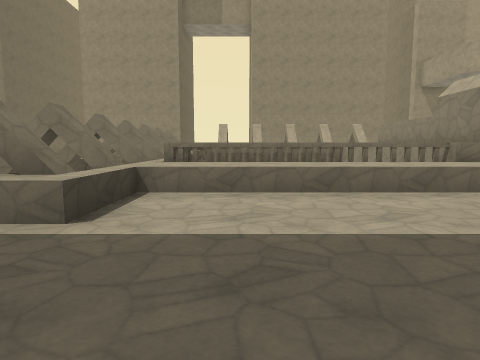
view 1 (above)

16 first-person views from a walk through a level from a Godot 3-D game. The camera is 1.4 m above the floor, tilts 6° down and sees 75° across. The floor is counted in squares, 2 m on a side. Each view is taken from the middle of a square. On the plan, view 1 faces up. The plan holds only what a view shows up to about 10 squares ahead; the rest is blank. The place goes on beyond the plan. Surface patterns are stand-ins for the level's own textures.

view 2
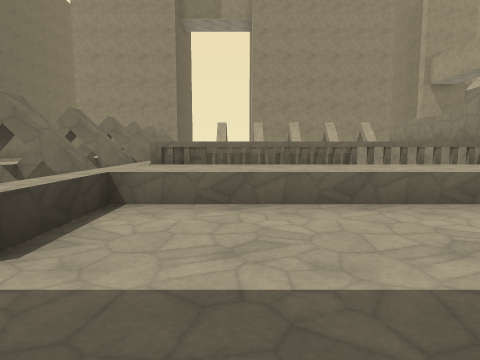

view 3
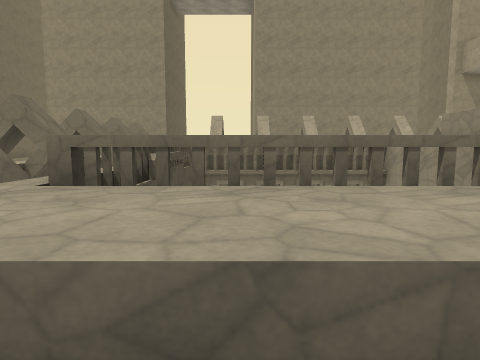

view 4
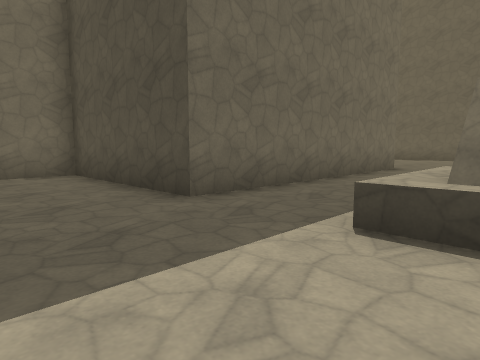

view 5
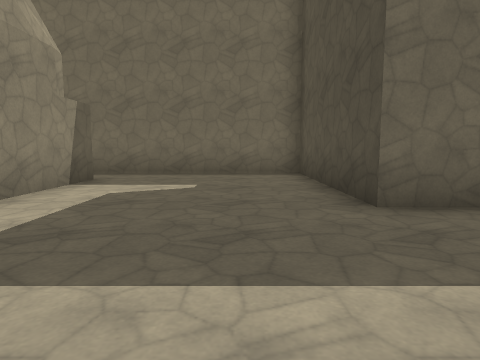

view 6
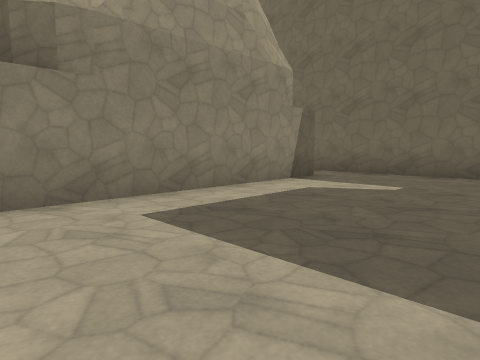

view 7
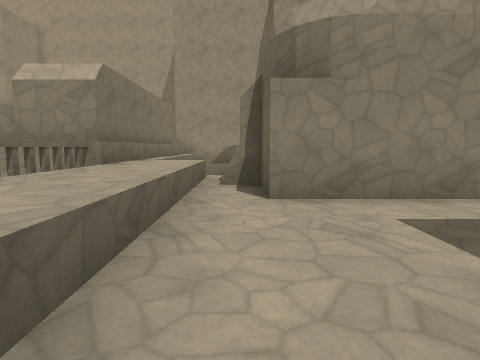

view 8
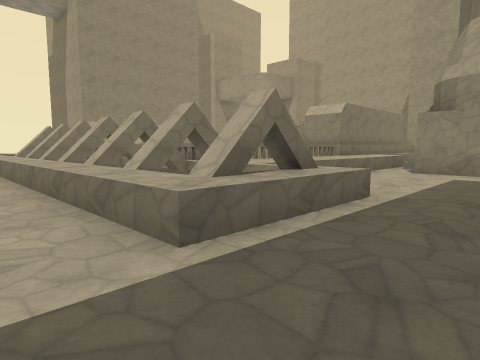

view 9
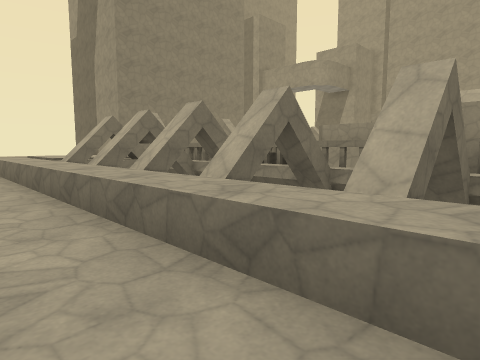

view 10
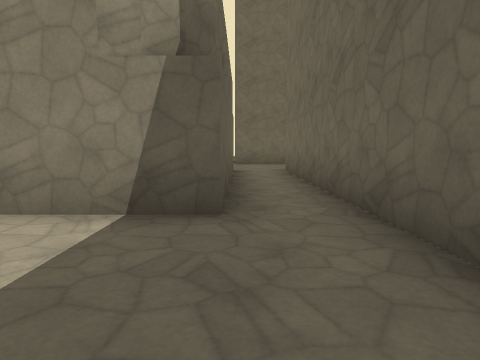

view 11
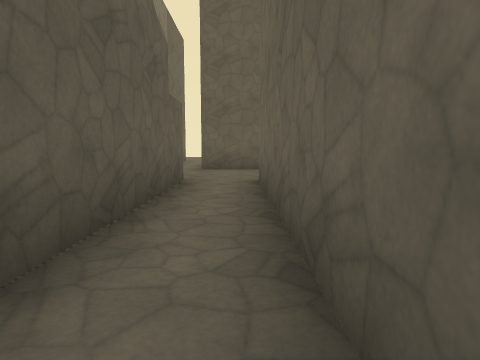

view 12
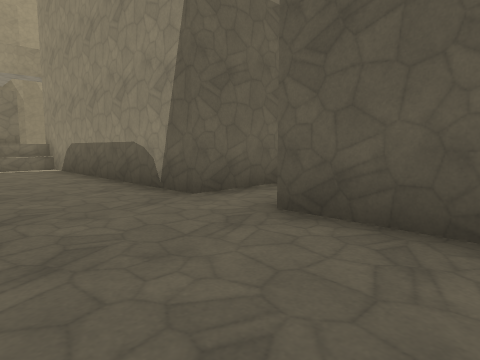

view 13
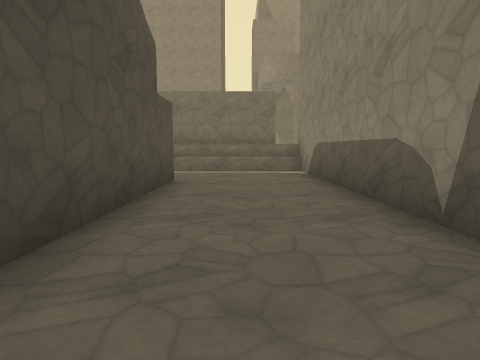

view 14
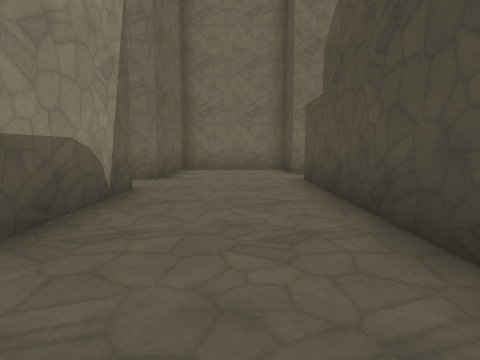

view 15
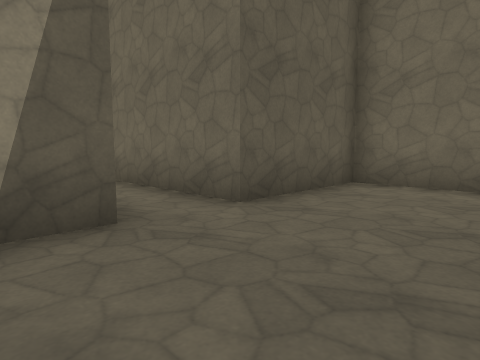

view 16
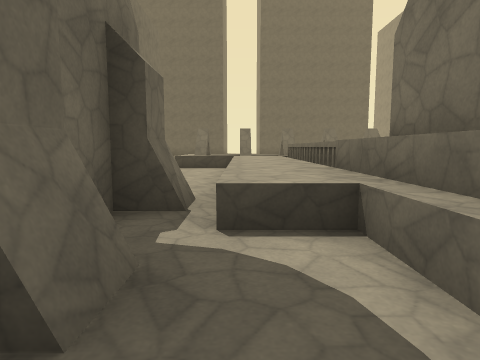

### Floor plan
Key: @ floor where view 1 was taken; # wall or solid block; . floor; ^ raised ledge; v drop or lower ground.
Columns run from 9 left of view 1 to 15 right of it. Each row starts with its distance up from view 1.
 13     .^#^vvvvvv
 12     .^v^v    v
 11     .^v^v    v
 10    ..^v^v    v#
  9    ..^v^v    v#
  8    ..^v^v    v#
  7    ..^#^##############^
  6    ..^ ^^^^^^^^^^^^^^^#
  5    ..^v^^^^^^^^^......#
  4    ..^v^......#..#....#
  3    ..^^^.....###  #...#
  2    ..........#    #...#
  1 .............#    #...#
  0 ########.@...#    #...#
 -1        #.....#    #...###
 -2        #.....######......
 -3        #..............###
 -4        #..............#
 -5        ############...#
 -6                   #####

Where each view was taken, in squares from view 1:
view 1: 0 up, 0 right, facing up
view 2: 1 up, 0 right, facing up
view 3: 4 up, 0 right, facing up
view 4: 4 up, 1 right, facing down-left
view 5: 4 up, 0 right, facing down
view 6: 4 up, 1 left, facing down-right
view 7: 4 up, 1 left, facing right
view 8: 1 up, 6 left, facing up-right
view 9: 6 up, 6 left, facing up-right
view 10: 3 down, 0 right, facing right
view 11: 4 down, 3 right, facing right
view 12: 5 down, 10 right, facing up-right
view 13: 3 down, 11 right, facing up
view 14: 4 up, 11 right, facing down
view 15: 0 up, 10 right, facing down-right
view 16: 5 up, 9 right, facing left
